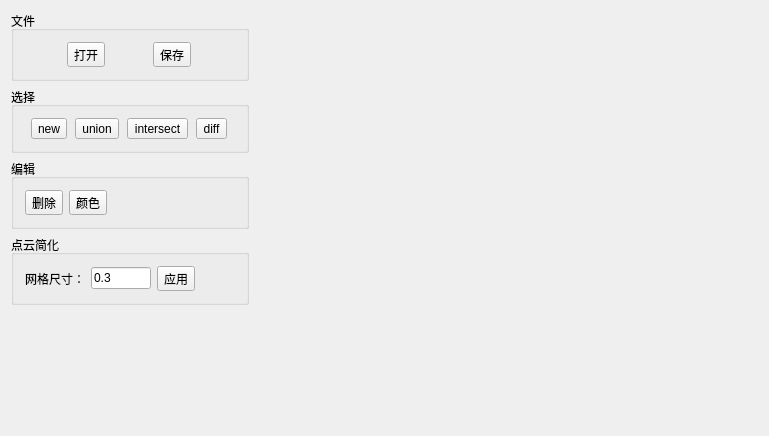
<?xml version="1.0" encoding="UTF-8"?>
<ui version="4.0">
 <class>QColorToolClass</class>
 <widget class="QWidget" name="QColorToolClass">
  <property name="geometry">
   <rect>
    <x>0</x>
    <y>0</y>
    <width>769</width>
    <height>436</height>
   </rect>
  </property>
  <property name="focusPolicy">
   <enum>Qt::ClickFocus</enum>
  </property>
  <property name="windowTitle">
   <string>QColorTool</string>
  </property>
  <layout class="QHBoxLayout" name="horizontalLayout" stretch="0,1">
   <item>
    <layout class="QVBoxLayout" name="verticalLayout">
     <item>
      <widget class="QGroupBox" name="groupBox">
       <property name="title">
        <string>文件</string>
       </property>
       <layout class="QVBoxLayout" name="verticalLayout_2">
        <item>
         <layout class="QHBoxLayout" name="horizontalLayout_2">
          <item>
           <widget class="QToolButton" name="toolButton_open">
            <property name="text">
             <string>打开</string>
            </property>
           </widget>
          </item>
          <item>
           <widget class="QToolButton" name="toolButton_save">
            <property name="text">
             <string>保存</string>
            </property>
           </widget>
          </item>
         </layout>
        </item>
       </layout>
      </widget>
     </item>
     <item>
      <widget class="QGroupBox" name="groupBox_2">
       <property name="title">
        <string>选择</string>
       </property>
       <layout class="QGridLayout" name="gridLayout">
        <property name="horizontalSpacing">
         <number>2</number>
        </property>
        <item row="0" column="0">
         <widget class="QToolButton" name="toolButton_select_new">
          <property name="text">
           <string>new</string>
          </property>
         </widget>
        </item>
        <item row="0" column="1">
         <widget class="QToolButton" name="toolButton_select_union">
          <property name="text">
           <string>union</string>
          </property>
         </widget>
        </item>
        <item row="0" column="2">
         <widget class="QToolButton" name="toolButton_select_inter">
          <property name="text">
           <string>intersect</string>
          </property>
         </widget>
        </item>
        <item row="0" column="3">
         <widget class="QToolButton" name="toolButton_select_diff">
          <property name="text">
           <string>diff</string>
          </property>
         </widget>
        </item>
       </layout>
      </widget>
     </item>
     <item>
      <widget class="QGroupBox" name="groupBox_3">
       <property name="title">
        <string>编辑</string>
       </property>
       <layout class="QGridLayout" name="gridLayout_2">
        <item row="0" column="1">
         <widget class="QToolButton" name="toolButton_color">
          <property name="text">
           <string>颜色</string>
          </property>
         </widget>
        </item>
        <item row="0" column="0">
         <widget class="QToolButton" name="toolButton_delete">
          <property name="text">
           <string>删除</string>
          </property>
         </widget>
        </item>
        <item row="0" column="2">
         <spacer name="horizontalSpacer_2">
          <property name="orientation">
           <enum>Qt::Horizontal</enum>
          </property>
          <property name="sizeHint" stdset="0">
           <size>
            <width>40</width>
            <height>20</height>
           </size>
          </property>
         </spacer>
        </item>
       </layout>
      </widget>
     </item>
     <item>
      <widget class="QGroupBox" name="groupBox_4">
       <property name="title">
        <string>点云简化</string>
       </property>
       <layout class="QHBoxLayout" name="horizontalLayout_3">
        <item>
         <widget class="QLabel" name="label">
          <property name="text">
           <string>网格尺寸：</string>
          </property>
         </widget>
        </item>
        <item>
         <widget class="QLineEdit" name="lineEdit_simple">
          <property name="maximumSize">
           <size>
            <width>60</width>
            <height>16777215</height>
           </size>
          </property>
          <property name="text">
           <string>0.3</string>
          </property>
         </widget>
        </item>
        <item>
         <widget class="QToolButton" name="toolButton_simple">
          <property name="text">
           <string>应用</string>
          </property>
         </widget>
        </item>
        <item>
         <spacer name="horizontalSpacer">
          <property name="orientation">
           <enum>Qt::Horizontal</enum>
          </property>
          <property name="sizeHint" stdset="0">
           <size>
            <width>40</width>
            <height>20</height>
           </size>
          </property>
         </spacer>
        </item>
       </layout>
      </widget>
     </item>
     <item>
      <spacer name="verticalSpacer">
       <property name="orientation">
        <enum>Qt::Vertical</enum>
       </property>
       <property name="sizeHint" stdset="0">
        <size>
         <width>20</width>
         <height>40</height>
        </size>
       </property>
      </spacer>
     </item>
    </layout>
   </item>
   <item>
    <widget class="QRendView" name="view" native="true"/>
   </item>
  </layout>
 </widget>
 <layoutdefault spacing="6" margin="11"/>
 <customwidgets>
  <customwidget>
   <class>QRendView</class>
   <extends>QWidget</extends>
   <header>qrendview.h</header>
   <container>1</container>
  </customwidget>
 </customwidgets>
 <resources>
  <include location="qcolortool.qrc"/>
 </resources>
 <connections/>
</ui>
